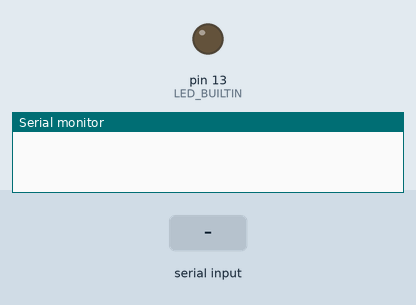
Recording of a sketch running on a simulated Arduino Uno, built with avr-gcc and run on an emulated ATmega328P. Shown: output pins drawn as LEDs (lit = HIGH), the last lines printed to the serial monitor. The inputs (shaded band) are chosen by the test bench.

Above: at 1.2 s.
1.3 s: "1" received over Serial
At 2.1 s:
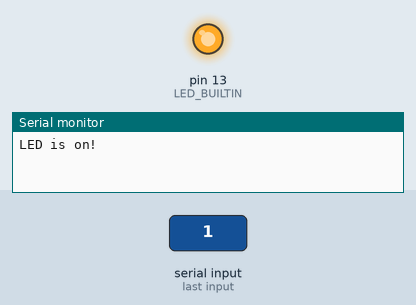
2.8 s: "0" received over Serial
At 3.3 s:
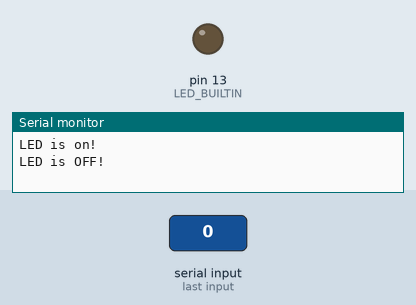
Timing chart, 0 to 5.8 s (numbered marks = the images above; inputs shaded):
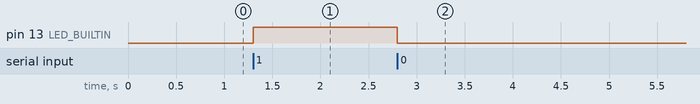

The sketch:

007_COMMUNICATION_SERIAL.ino
```cpp
void setup() {
  pinMode(LED_BUILTIN, OUTPUT);
  digitalWrite(LED_BUILTIN, LOW);
  Serial.begin(9600);
}

// Type "1" or "0" into the commandline to switch the LED ON or OFF. This is a demonstration of how
// bi-directional communication works.

void loop() {
  if (Serial.available() > 0) {
    char letter = Serial.read();
    if (letter == '1') {
      digitalWrite(LED_BUILTIN, HIGH);
      Serial.println("LED is on!");
    }
    else if (letter == '0') {
      digitalWrite(LED_BUILTIN, LOW);
      Serial.println("LED is OFF!");
    }
  }
}
```

Measured:
- after the input at 1.3 s, pin 13 (LED_BUILTIN): LOW → HIGH at once
- after the input at 2.8 s, pin 13 (LED_BUILTIN): HIGH → LOW at once
